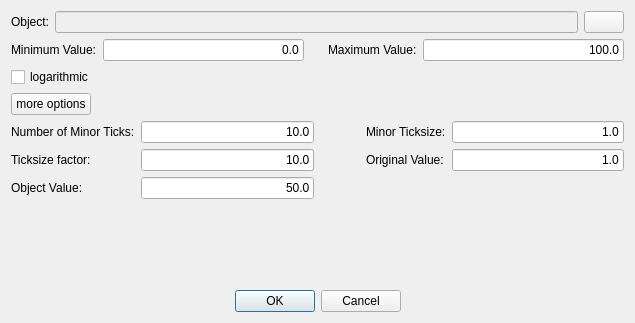
<?xml version="1.0" encoding="UTF-8"?>
<ui version="4.0">
<comment> Begin CVS Header </comment>
<comment>   $Source: /Volumes/Home/Users/shoops/cvs/copasi_dev/copasi/UI/SliderSettingsDialog.ui,v $ </comment>
<comment>   $Revision: 1.18 $ </comment>
<comment>   $Name:  $ </comment>
<comment>   $Author: shoops $ </comment>
<comment>   $Date: 2011/04/26 16:10:41 $ </comment>
<comment> End CVS Header </comment>

<comment> Copyright (C) 2011 by Pedro Mendes, Virginia Tech Intellectual </comment>
<comment> Properties, Inc., University of Heidelberg, and The University </comment>
<comment> of Manchester. </comment>
<comment> All rights reserved. </comment>

<comment> Copyright (C) 2008 by Pedro Mendes, Virginia Tech Intellectual </comment>
<comment> Properties, Inc., EML Research, gGmbH, University of Heidelberg, </comment>
<comment> and The University of Manchester. </comment>
<comment> All rights reserved. </comment>

 <class>SliderSettingsDialog</class>
 <widget class="QDialog" name="SliderSettingsDialog">
  <property name="geometry">
   <rect>
    <x>0</x>
    <y>0</y>
    <width>635</width>
    <height>323</height>
   </rect>
  </property>
  <property name="sizePolicy">
   <sizepolicy hsizetype="Preferred" vsizetype="Preferred">
    <horstretch>0</horstretch>
    <verstretch>0</verstretch>
   </sizepolicy>
  </property>
  <property name="windowTitle">
   <string>Slider Settings</string>
  </property>
  <layout class="QVBoxLayout" name="mpVerticalLayout">
   <item>
    <layout class="QHBoxLayout" name="horizontalLayout">
     <item>
      <widget class="QLabel" name="mpObjectLabel">
       <property name="sizePolicy">
        <sizepolicy hsizetype="Preferred" vsizetype="Preferred">
         <horstretch>0</horstretch>
         <verstretch>0</verstretch>
        </sizepolicy>
       </property>
       <property name="text">
        <string>Object:</string>
       </property>
       <property name="wordWrap">
        <bool>false</bool>
       </property>
      </widget>
     </item>
     <item>
      <widget class="QLineEdit" name="mpObjectNameLineEdit">
       <property name="enabled">
        <bool>false</bool>
       </property>
       <property name="sizePolicy">
        <sizepolicy hsizetype="MinimumExpanding" vsizetype="Fixed">
         <horstretch>0</horstretch>
         <verstretch>0</verstretch>
        </sizepolicy>
       </property>
       <property name="readOnly">
        <bool>true</bool>
       </property>
      </widget>
     </item>
     <item>
      <widget class="QPushButton" name="mpObjectBrowseButton">
       <property name="sizePolicy">
        <sizepolicy hsizetype="Minimum" vsizetype="Fixed">
         <horstretch>0</horstretch>
         <verstretch>0</verstretch>
        </sizepolicy>
       </property>
       <property name="minimumSize">
        <size>
         <width>30</width>
         <height>0</height>
        </size>
       </property>
       <property name="toolTip">
        <string>Select an object for the slider</string>
       </property>
       <property name="whatsThis">
        <string>Clicking this button opens a dialog that
lets the user choose the object that the 
slider will manipulate. The object has to 
represent either an integer value or a float
value.</string>
       </property>
       <property name="text">
        <string/>
       </property>
       <property name="icon">
        <iconset>
         <normaloff>icons/Copasi.ico</normaloff>icons/Copasi.ico</iconset>
       </property>
      </widget>
     </item>
    </layout>
   </item>
   <item>
    <layout class="QHBoxLayout" name="horizontalLayout_2">
     <item>
      <widget class="QLabel" name="mpMinValueLabel">
       <property name="toolTip">
        <string>Lowest value the slider can have</string>
       </property>
       <property name="whatsThis">
        <string>Here the user can enter the lowest value the slider will take.
For logarithmic sliders this has to be a positive value greater
than 0.0.</string>
       </property>
       <property name="text">
        <string>Minimum Value:</string>
       </property>
       <property name="wordWrap">
        <bool>false</bool>
       </property>
      </widget>
     </item>
     <item>
      <widget class="QLineEdit" name="mpMinValueEdit">
       <property name="sizePolicy">
        <sizepolicy hsizetype="MinimumExpanding" vsizetype="Fixed">
         <horstretch>0</horstretch>
         <verstretch>0</verstretch>
        </sizepolicy>
       </property>
       <property name="text">
        <string>0.0</string>
       </property>
       <property name="alignment">
        <set>Qt::AlignRight</set>
       </property>
      </widget>
     </item>
     <item>
      <spacer name="mpSpacer1">
       <property name="orientation">
        <enum>Qt::Horizontal</enum>
       </property>
       <property name="sizeType">
        <enum>QSizePolicy::Fixed</enum>
       </property>
       <property name="sizeHint" stdset="0">
        <size>
         <width>18</width>
         <height>20</height>
        </size>
       </property>
      </spacer>
     </item>
     <item>
      <widget class="QLabel" name="mpMaxValueLabel">
       <property name="toolTip">
        <string>Maximum value the slider will take.</string>
       </property>
       <property name="whatsThis">
        <string>Here the user can enter the maximal value that
the slider will take.</string>
       </property>
       <property name="text">
        <string>Maximum Value:</string>
       </property>
       <property name="wordWrap">
        <bool>false</bool>
       </property>
      </widget>
     </item>
     <item>
      <widget class="QLineEdit" name="mpMaxValueEdit">
       <property name="sizePolicy">
        <sizepolicy hsizetype="MinimumExpanding" vsizetype="Fixed">
         <horstretch>0</horstretch>
         <verstretch>0</verstretch>
        </sizepolicy>
       </property>
       <property name="whatsThis">
        <string/>
       </property>
       <property name="text">
        <string>100.0</string>
       </property>
       <property name="alignment">
        <set>Qt::AlignRight</set>
       </property>
      </widget>
     </item>
    </layout>
   </item>
   <item>
    <layout class="QHBoxLayout" name="horizontalLayout_3">
     <item>
      <widget class="QCheckBox" name="mpLogCheckBox">
       <property name="toolTip">
        <string>Wether slider has logarithmic scale.</string>
       </property>
       <property name="whatsThis">
        <string>If checked, the slider will have a 
logarithmic scale. Minimum
and maximum value must be 
greater than 0.0.</string>
       </property>
       <property name="text">
        <string>logarithmic</string>
       </property>
      </widget>
     </item>
     <item>
      <spacer name="mpSpacer1_2_2">
       <property name="orientation">
        <enum>Qt::Horizontal</enum>
       </property>
       <property name="sizeType">
        <enum>QSizePolicy::Fixed</enum>
       </property>
       <property name="sizeHint" stdset="0">
        <size>
         <width>200</width>
         <height>20</height>
        </size>
       </property>
      </spacer>
     </item>
    </layout>
   </item>
   <item>
    <layout class="QHBoxLayout" name="horizontalLayout_4">
     <item>
      <widget class="QPushButton" name="mpExtendedOptionsButton">
       <property name="sizePolicy">
        <sizepolicy hsizetype="Minimum" vsizetype="Fixed">
         <horstretch>0</horstretch>
         <verstretch>0</verstretch>
        </sizepolicy>
       </property>
       <property name="toolTip">
        <string>Displays or hides an extended set of options.</string>
       </property>
       <property name="whatsThis">
        <string>Clicking this button either displays or hides
some more less often needed options.</string>
       </property>
       <property name="text">
        <string>more options</string>
       </property>
      </widget>
     </item>
     <item>
      <spacer name="spacer6">
       <property name="orientation">
        <enum>Qt::Horizontal</enum>
       </property>
       <property name="sizeType">
        <enum>QSizePolicy::Expanding</enum>
       </property>
       <property name="sizeHint" stdset="0">
        <size>
         <width>423</width>
         <height>22</height>
        </size>
       </property>
      </spacer>
     </item>
    </layout>
   </item>
   <item>
    <layout class="QGridLayout" name="mpOptionsGridLayout">
     <item row="0" column="0">
      <widget class="QLabel" name="mpNumMinorTicksLabel">
       <property name="toolTip">
        <string>Number of steps for the slider.</string>
       </property>
       <property name="whatsThis">
        <string>This value determines how many steps
the slider makes from minimum to 
maximum value.</string>
       </property>
       <property name="text">
        <string>Number of Minor Ticks:</string>
       </property>
       <property name="wordWrap">
        <bool>false</bool>
       </property>
      </widget>
     </item>
     <item row="0" column="1">
      <widget class="QLineEdit" name="mpNumMinorTicksEdit">
       <property name="sizePolicy">
        <sizepolicy hsizetype="MinimumExpanding" vsizetype="Fixed">
         <horstretch>0</horstretch>
         <verstretch>0</verstretch>
        </sizepolicy>
       </property>
       <property name="text">
        <string>10.0</string>
       </property>
       <property name="alignment">
        <set>Qt::AlignRight</set>
       </property>
      </widget>
     </item>
     <item row="0" column="2">
      <spacer name="mpSpacer1_2">
       <property name="orientation">
        <enum>Qt::Horizontal</enum>
       </property>
       <property name="sizeType">
        <enum>QSizePolicy::Fixed</enum>
       </property>
       <property name="sizeHint" stdset="0">
        <size>
         <width>40</width>
         <height>20</height>
        </size>
       </property>
      </spacer>
     </item>
     <item row="0" column="3">
      <widget class="QLabel" name="mpMinorTickSizeLabel">
       <property name="toolTip">
        <string>Value change corresponding to a minor step</string>
       </property>
       <property name="whatsThis">
        <string>This value signifies the value change that
corresponds to one minor step on the slider.
The user can either set this directly or indirectly
when setting the &quot;Number of Minor Ticks&quot;.</string>
       </property>
       <property name="text">
        <string>Minor Ticksize:</string>
       </property>
       <property name="wordWrap">
        <bool>false</bool>
       </property>
      </widget>
     </item>
     <item row="0" column="4">
      <widget class="QLineEdit" name="mpMinorTickSizeEdit">
       <property name="sizePolicy">
        <sizepolicy hsizetype="MinimumExpanding" vsizetype="Fixed">
         <horstretch>0</horstretch>
         <verstretch>0</verstretch>
        </sizepolicy>
       </property>
       <property name="text">
        <string>1.0</string>
       </property>
       <property name="alignment">
        <set>Qt::AlignRight</set>
       </property>
      </widget>
     </item>
     <item row="1" column="0">
      <widget class="QLabel" name="mpMinorMajorFactorLabel">
       <property name="toolTip">
        <string>how many minor ticks make a major tick</string>
       </property>
       <property name="whatsThis">
        <string>This value determines how many minor 
ticks make up a major tick. Minor ticks
are small steps on the slider whereas major
ticks are larger steps.
The user can make a minor step via the cursor
keys and a major step via the page up/down keys.</string>
       </property>
       <property name="text">
        <string>Ticksize factor:</string>
       </property>
       <property name="wordWrap">
        <bool>false</bool>
       </property>
      </widget>
     </item>
     <item row="1" column="1">
      <widget class="QLineEdit" name="mpMinorMajorFactorEdit">
       <property name="sizePolicy">
        <sizepolicy hsizetype="MinimumExpanding" vsizetype="Fixed">
         <horstretch>0</horstretch>
         <verstretch>0</verstretch>
        </sizepolicy>
       </property>
       <property name="text">
        <string>10.0</string>
       </property>
       <property name="alignment">
        <set>Qt::AlignRight</set>
       </property>
      </widget>
     </item>
     <item row="1" column="2">
      <spacer name="mpSpacer1_3">
       <property name="orientation">
        <enum>Qt::Horizontal</enum>
       </property>
       <property name="sizeType">
        <enum>QSizePolicy::Fixed</enum>
       </property>
       <property name="sizeHint" stdset="0">
        <size>
         <width>40</width>
         <height>20</height>
        </size>
       </property>
      </spacer>
     </item>
     <item row="1" column="3">
      <widget class="QLabel" name="mpOriginalValueLabel">
       <property name="toolTip">
        <string>Value change corresponding to a minor step</string>
       </property>
       <property name="whatsThis">
        <string>This value signifies the value change that
corresponds to one minor step on the slider.
The user can either set this directly or indirectly
when setting the &quot;Number of Minor Ticks&quot;.</string>
       </property>
       <property name="text">
        <string>Original Value:</string>
       </property>
       <property name="wordWrap">
        <bool>false</bool>
       </property>
      </widget>
     </item>
     <item row="1" column="4">
      <widget class="QLineEdit" name="mpOriginalValueEdit">
       <property name="sizePolicy">
        <sizepolicy hsizetype="MinimumExpanding" vsizetype="Fixed">
         <horstretch>0</horstretch>
         <verstretch>0</verstretch>
        </sizepolicy>
       </property>
       <property name="text">
        <string>1.0</string>
       </property>
       <property name="alignment">
        <set>Qt::AlignRight</set>
       </property>
      </widget>
     </item>
     <item row="2" column="0">
      <widget class="QLabel" name="mpObjectValueLabel">
       <property name="toolTip">
        <string>The value of the underlying object.</string>
       </property>
       <property name="whatsThis">
        <string>Here the user can change the actual value of the object
when editing or creating a slider.</string>
       </property>
       <property name="text">
        <string>Object Value:</string>
       </property>
       <property name="wordWrap">
        <bool>false</bool>
       </property>
       <property name="margin">
        <number>0</number>
       </property>
      </widget>
     </item>
     <item row="2" column="1">
      <widget class="QLineEdit" name="mpObjectValueEdit">
       <property name="sizePolicy">
        <sizepolicy hsizetype="MinimumExpanding" vsizetype="Fixed">
         <horstretch>0</horstretch>
         <verstretch>0</verstretch>
        </sizepolicy>
       </property>
       <property name="text">
        <string>50.0</string>
       </property>
       <property name="alignment">
        <set>Qt::AlignRight</set>
       </property>
      </widget>
     </item>
     <item row="2" column="2" colspan="3">
      <spacer name="mpSpacer1_3_2">
       <property name="orientation">
        <enum>Qt::Horizontal</enum>
       </property>
       <property name="sizeType">
        <enum>QSizePolicy::Expanding</enum>
       </property>
       <property name="sizeHint" stdset="0">
        <size>
         <width>238</width>
         <height>20</height>
        </size>
       </property>
      </spacer>
     </item>
    </layout>
   </item>
   <item>
    <spacer name="verticalSpacer">
     <property name="orientation">
      <enum>Qt::Vertical</enum>
     </property>
     <property name="sizeHint" stdset="0">
      <size>
       <width>20</width>
       <height>1</height>
      </size>
     </property>
    </spacer>
   </item>
   <item>
    <layout class="QHBoxLayout" name="horizontalLayout_5">
     <item>
      <spacer name="horizontalSpacer">
       <property name="orientation">
        <enum>Qt::Horizontal</enum>
       </property>
       <property name="sizeHint" stdset="0">
        <size>
         <width>38</width>
         <height>20</height>
        </size>
       </property>
      </spacer>
     </item>
     <item>
      <widget class="QPushButton" name="mpOkButton">
       <property name="sizePolicy">
        <sizepolicy hsizetype="Minimum" vsizetype="Fixed">
         <horstretch>0</horstretch>
         <verstretch>0</verstretch>
        </sizepolicy>
       </property>
       <property name="text">
        <string>OK</string>
       </property>
       <property name="default">
        <bool>true</bool>
       </property>
      </widget>
     </item>
     <item>
      <widget class="QPushButton" name="mpCancelButton">
       <property name="sizePolicy">
        <sizepolicy hsizetype="Minimum" vsizetype="Fixed">
         <horstretch>0</horstretch>
         <verstretch>0</verstretch>
        </sizepolicy>
       </property>
       <property name="text">
        <string>Cancel</string>
       </property>
      </widget>
     </item>
     <item>
      <spacer name="horizontalSpacer_3">
       <property name="orientation">
        <enum>Qt::Horizontal</enum>
       </property>
       <property name="sizeHint" stdset="0">
        <size>
         <width>40</width>
         <height>20</height>
        </size>
       </property>
      </spacer>
     </item>
    </layout>
   </item>
  </layout>
 </widget>
 <layoutdefault spacing="6" margin="11"/>
 <pixmapfunction>qPixmapFromMimeSource</pixmapfunction>
 <tabstops>
  <tabstop>mpObjectNameLineEdit</tabstop>
  <tabstop>mpObjectBrowseButton</tabstop>
  <tabstop>mpMinValueEdit</tabstop>
  <tabstop>mpMaxValueEdit</tabstop>
  <tabstop>mpLogCheckBox</tabstop>
  <tabstop>mpExtendedOptionsButton</tabstop>
  <tabstop>mpOkButton</tabstop>
  <tabstop>mpCancelButton</tabstop>
 </tabstops>
 <includes>
  <include location="global">vector</include>
 </includes>
 <resources>
  <include location="Resources.qrc"/>
 </resources>
 <connections>
  <connection>
   <sender>mpCancelButton</sender>
   <signal>clicked()</signal>
   <receiver>SliderSettingsDialog</receiver>
   <slot>cancelButtonPressed()</slot>
   <hints>
    <hint type="sourcelabel">
     <x>20</x>
     <y>20</y>
    </hint>
    <hint type="destinationlabel">
     <x>20</x>
     <y>20</y>
    </hint>
   </hints>
  </connection>
  <connection>
   <sender>mpOkButton</sender>
   <signal>clicked()</signal>
   <receiver>SliderSettingsDialog</receiver>
   <slot>okButtonPressed()</slot>
   <hints>
    <hint type="sourcelabel">
     <x>20</x>
     <y>20</y>
    </hint>
    <hint type="destinationlabel">
     <x>20</x>
     <y>20</y>
    </hint>
   </hints>
  </connection>
  <connection>
   <sender>mpMinValueEdit</sender>
   <signal>lostFocus()</signal>
   <receiver>SliderSettingsDialog</receiver>
   <slot>minValueChanged()</slot>
   <hints>
    <hint type="sourcelabel">
     <x>20</x>
     <y>20</y>
    </hint>
    <hint type="destinationlabel">
     <x>20</x>
     <y>20</y>
    </hint>
   </hints>
  </connection>
  <connection>
   <sender>mpMinValueEdit</sender>
   <signal>textChanged(QString)</signal>
   <receiver>SliderSettingsDialog</receiver>
   <slot>minValueTextChanged()</slot>
   <hints>
    <hint type="sourcelabel">
     <x>20</x>
     <y>20</y>
    </hint>
    <hint type="destinationlabel">
     <x>20</x>
     <y>20</y>
    </hint>
   </hints>
  </connection>
  <connection>
   <sender>mpMaxValueEdit</sender>
   <signal>lostFocus()</signal>
   <receiver>SliderSettingsDialog</receiver>
   <slot>maxValueChanged()</slot>
   <hints>
    <hint type="sourcelabel">
     <x>20</x>
     <y>20</y>
    </hint>
    <hint type="destinationlabel">
     <x>20</x>
     <y>20</y>
    </hint>
   </hints>
  </connection>
  <connection>
   <sender>mpMaxValueEdit</sender>
   <signal>textChanged(QString)</signal>
   <receiver>SliderSettingsDialog</receiver>
   <slot>maxValueTextChanged()</slot>
   <hints>
    <hint type="sourcelabel">
     <x>20</x>
     <y>20</y>
    </hint>
    <hint type="destinationlabel">
     <x>20</x>
     <y>20</y>
    </hint>
   </hints>
  </connection>
  <connection>
   <sender>mpLogCheckBox</sender>
   <signal>toggled(bool)</signal>
   <receiver>SliderSettingsDialog</receiver>
   <slot>logCheckBoxToggled(bool)</slot>
   <hints>
    <hint type="sourcelabel">
     <x>20</x>
     <y>20</y>
    </hint>
    <hint type="destinationlabel">
     <x>20</x>
     <y>20</y>
    </hint>
   </hints>
  </connection>
  <connection>
   <sender>mpMinValueEdit</sender>
   <signal>returnPressed()</signal>
   <receiver>SliderSettingsDialog</receiver>
   <slot>minValueChanged()</slot>
   <hints>
    <hint type="sourcelabel">
     <x>20</x>
     <y>20</y>
    </hint>
    <hint type="destinationlabel">
     <x>20</x>
     <y>20</y>
    </hint>
   </hints>
  </connection>
  <connection>
   <sender>mpExtendedOptionsButton</sender>
   <signal>clicked()</signal>
   <receiver>SliderSettingsDialog</receiver>
   <slot>extendedOptionsClicked()</slot>
   <hints>
    <hint type="sourcelabel">
     <x>20</x>
     <y>20</y>
    </hint>
    <hint type="destinationlabel">
     <x>20</x>
     <y>20</y>
    </hint>
   </hints>
  </connection>
  <connection>
   <sender>mpObjectBrowseButton</sender>
   <signal>clicked()</signal>
   <receiver>SliderSettingsDialog</receiver>
   <slot>browseButtonPressed()</slot>
   <hints>
    <hint type="sourcelabel">
     <x>20</x>
     <y>20</y>
    </hint>
    <hint type="destinationlabel">
     <x>20</x>
     <y>20</y>
    </hint>
   </hints>
  </connection>
  <connection>
   <sender>mpNumMinTicksEdit</sender>
   <signal>textChanged(QString)</signal>
   <receiver>SliderSettingsDialog</receiver>
   <slot>numTicksValueTextChanged()</slot>
   <hints>
    <hint type="sourcelabel">
     <x>20</x>
     <y>20</y>
    </hint>
    <hint type="destinationlabel">
     <x>20</x>
     <y>20</y>
    </hint>
   </hints>
  </connection>
  <connection>
   <sender>mpNumMinTicksEdit</sender>
   <signal>lostFocus()</signal>
   <receiver>SliderSettingsDialog</receiver>
   <slot>numMinorTicksChanged()</slot>
   <hints>
    <hint type="sourcelabel">
     <x>20</x>
     <y>20</y>
    </hint>
    <hint type="destinationlabel">
     <x>20</x>
     <y>20</y>
    </hint>
   </hints>
  </connection>
  <connection>
   <sender>mpMinorTickSizeEdit</sender>
   <signal>textChanged(QString)</signal>
   <receiver>SliderSettingsDialog</receiver>
   <slot>tickSizeTextChanged()</slot>
   <hints>
    <hint type="sourcelabel">
     <x>20</x>
     <y>20</y>
    </hint>
    <hint type="destinationlabel">
     <x>20</x>
     <y>20</y>
    </hint>
   </hints>
  </connection>
  <connection>
   <sender>mpMinorTickSizeEdit</sender>
   <signal>lostFocus()</signal>
   <receiver>SliderSettingsDialog</receiver>
   <slot>minorTickSizeChanged()</slot>
   <hints>
    <hint type="sourcelabel">
     <x>20</x>
     <y>20</y>
    </hint>
    <hint type="destinationlabel">
     <x>20</x>
     <y>20</y>
    </hint>
   </hints>
  </connection>
  <connection>
   <sender>mpMinorMajorFactorEdit</sender>
   <signal>lostFocus()</signal>
   <receiver>SliderSettingsDialog</receiver>
   <slot>minorMajorFactorChanged()</slot>
   <hints>
    <hint type="sourcelabel">
     <x>20</x>
     <y>20</y>
    </hint>
    <hint type="destinationlabel">
     <x>20</x>
     <y>20</y>
    </hint>
   </hints>
  </connection>
  <connection>
   <sender>mpOriginalValueEdit</sender>
   <signal>textChanged(QString)</signal>
   <receiver>SliderSettingsDialog</receiver>
   <slot>origValueTextChanged()</slot>
   <hints>
    <hint type="sourcelabel">
     <x>20</x>
     <y>20</y>
    </hint>
    <hint type="destinationlabel">
     <x>20</x>
     <y>20</y>
    </hint>
   </hints>
  </connection>
  <connection>
   <sender>mpOriginalValueEdit</sender>
   <signal>lostFocus()</signal>
   <receiver>SliderSettingsDialog</receiver>
   <slot>originalValueChanged()</slot>
   <hints>
    <hint type="sourcelabel">
     <x>20</x>
     <y>20</y>
    </hint>
    <hint type="destinationlabel">
     <x>20</x>
     <y>20</y>
    </hint>
   </hints>
  </connection>
  <connection>
   <sender>mpObjectValueEdit</sender>
   <signal>textChanged(QString)</signal>
   <receiver>SliderSettingsDialog</receiver>
   <slot>valueTextChanged()</slot>
   <hints>
    <hint type="sourcelabel">
     <x>20</x>
     <y>20</y>
    </hint>
    <hint type="destinationlabel">
     <x>20</x>
     <y>20</y>
    </hint>
   </hints>
  </connection>
  <connection>
   <sender>mpObjectValueEdit</sender>
   <signal>lostFocus()</signal>
   <receiver>SliderSettingsDialog</receiver>
   <slot>objectValueChanged()</slot>
   <hints>
    <hint type="sourcelabel">
     <x>20</x>
     <y>20</y>
    </hint>
    <hint type="destinationlabel">
     <x>20</x>
     <y>20</y>
    </hint>
   </hints>
  </connection>
 </connections>
</ui>
